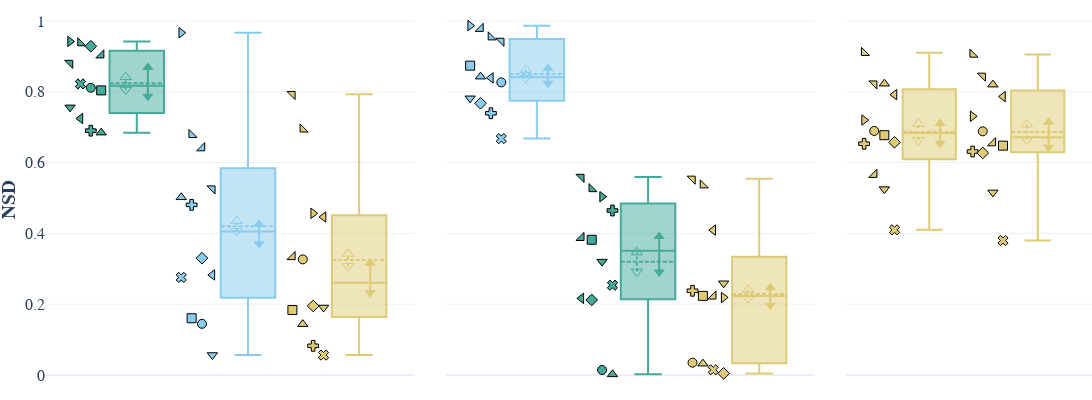

Notebook code cell kept with this figure:
### Code cell
species_comparison(settings_seg.nsd_aggregation_short, "NSD")
